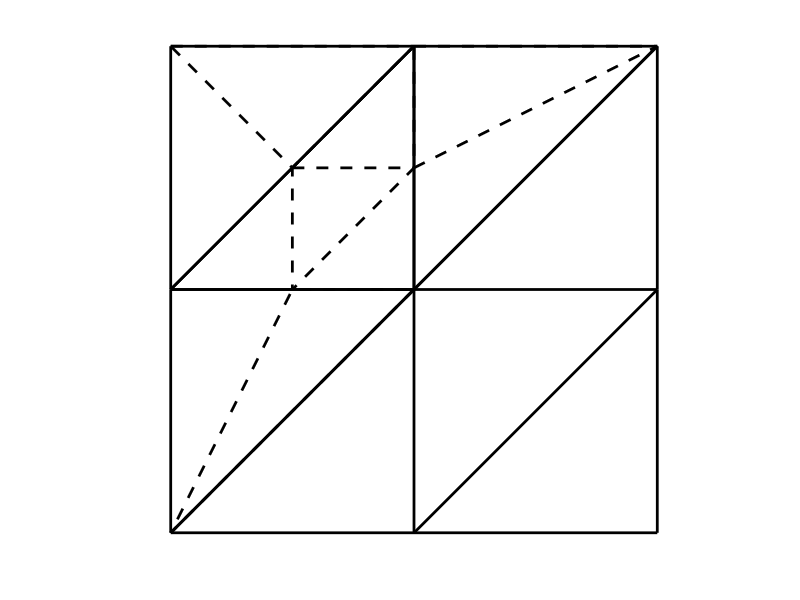

Here is the MATLAB script that generated this plot:
P = [0 2;
     1 2;
     2 2;
     0 1;
     1 1;
     2 1;
     0 0;
     1 0;
     2 0;
     0.5 1.5;
     1   1.5;
     0.5 1];
     
T = [1 2 4;
     2 5 4;
     2 3 5;
     3 6 5;
     4 5 7;
     5 8 7;
     6 9 8];

for idx=1:size(T,1)
	line(	[ P(T(idx,1),1) P(T(idx,2),1) P(T(idx,3),1) P(T(idx,1),1) ], ...
		[ P(T(idx,1),2) P(T(idx,2),2) P(T(idx,3),2) P(T(idx,1),2) ], 'color', [0 0 0],'linewidth',2);
end

T = [10 11 12];
for idx=1:size(T,1)
	line(	[ P(T(idx,1),1) P(T(idx,2),1) P(T(idx,3),1) P(T(idx,1),1) ], ...
		[ P(T(idx,1),2) P(T(idx,2),2) P(T(idx,3),2) P(T(idx,1),2) ], 'color', [0 0 0],'linestyle','--','linewidth',2);
end

T = [1 2 10; % 10 4 2;
     2 3 11; % 3 5 11;
     5 7 12; % 12 7 4
     ];

for idx=1:size(T,1)
	line(	[ P(T(idx,1),1) P(T(idx,2),1) P(T(idx,3),1) P(T(idx,1),1) ], ...
		[ P(T(idx,1),2) P(T(idx,2),2) P(T(idx,3),2) P(T(idx,1),2) ], 'color', [0 0 0],'linestyle','--','linewidth',2);
end

set(gca,'xtick',[])
set(gca,'ytick',[])
axis([-0.005 2.005 -0.005 2.005])
axis square
axis off
box off
print -deps ../img/refine_2d.eps 
%axis tight

